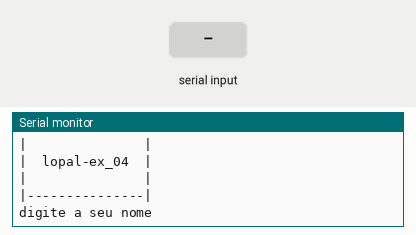
The sketch below on a simulated Arduino Uno, built with avr-gcc and run on an emulated ATmega328P. On the bench: the last lines printed to the serial monitor. The inputs (shaded band) are chosen by the test bench.

Above: at 1.2 s.
1.3 s: "90,45,200\n" received over Serial
At 2.68 s:
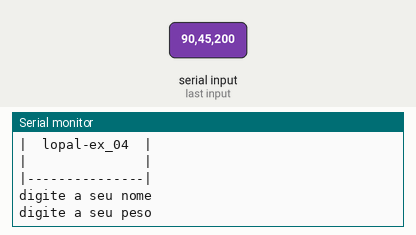
2.8 s: "5\n" received over Serial
At 3.3 s:
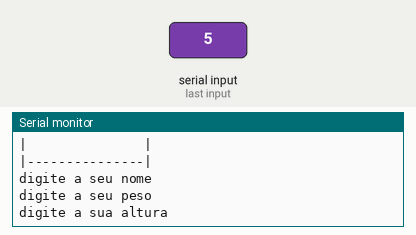

Measured:
- after the input at 1.3 s, the serial monitor: prints a new line at once (image 1)

The sketch:

exercicio_41.ino
```cpp
// C++ code
// Faça um programa que receba o nome, o peso e a altura de uma pessoa.
//Calcule e imprima o nome e o IMC dessa pessoa - IMC = peso
// (altura * altura).

void setup()
{
   Serial.begin(9600);
}

String nome = "";
float peso = 0;
float altura = 0;
float alturaIMC = 0;
float IMC = 0;
void loop()
{
   //cabeçalho - 2 pipes + tracinhos
  Serial.println("|---------------|");
  Serial.println("|               |");
  Serial.println("|  lopal-ex_04  |");
  Serial.println("|               |");
  Serial.println("|---------------|");

  Serial.println();//pula uma linha
  Serial.println();//pula uma linha

  // entrada
  Serial.println("digite a seu nome");
  while(! Serial.available() ){}
  nome = Serial.parseFloat();
  Serial.println("digite a seu peso");
  while(! Serial.available() ){}
  peso = Serial.parseFloat();
  Serial.println("digite a sua altura");
  while(! Serial.available() ){};
  altura = Serial.parseFloat();

  //processamento
  alturaIMC = float(altura) * float(altura);
  IMC = float(peso) / float(alturaIMC);

  //saida
  Serial.println("seu nome eh: " + String(nome));
  Serial.println("seu IMC eh: " + String(IMC));

}
```
